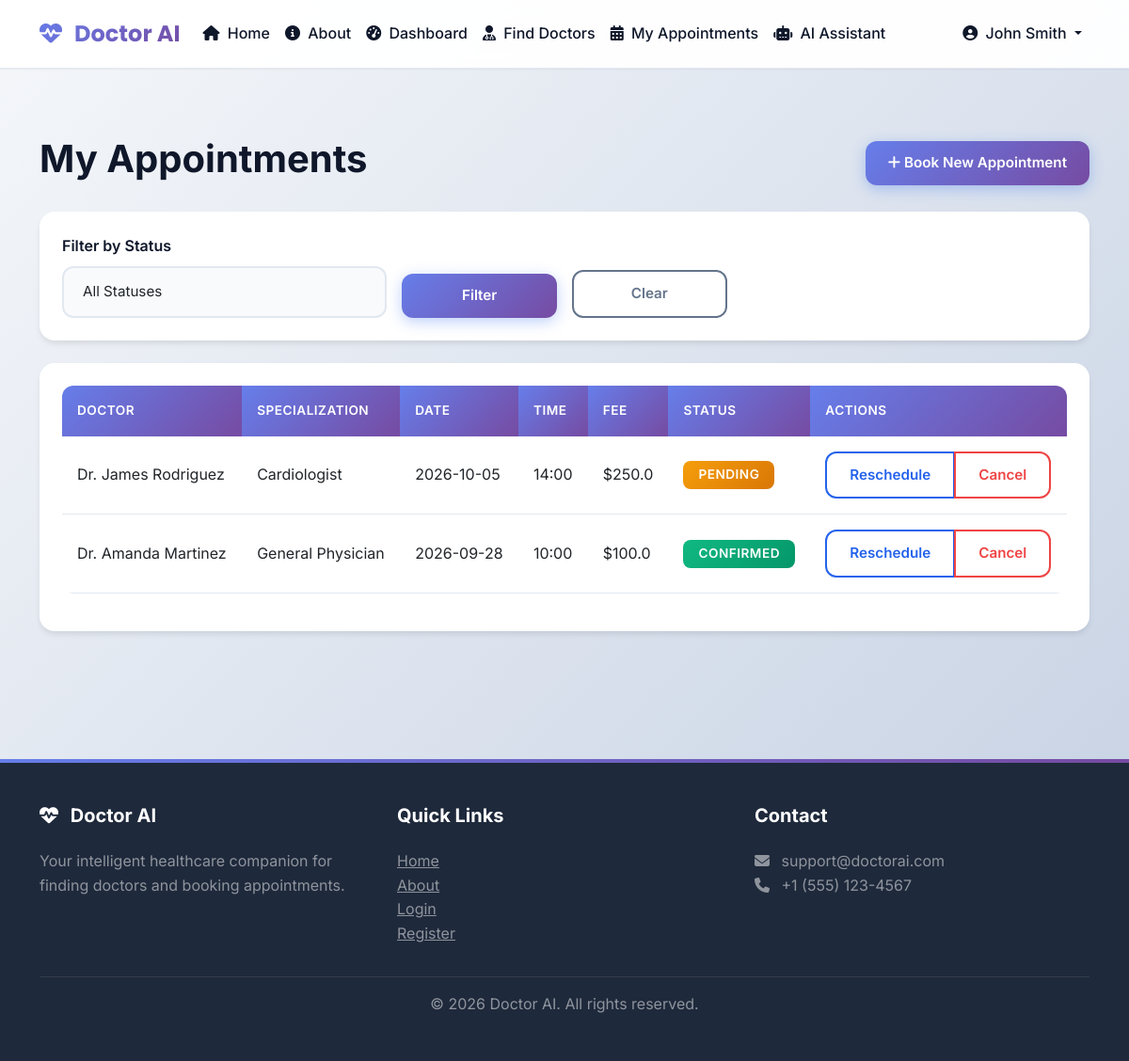
Page /patient/appointments (signed in) on the committed database.
### tables this page shows
CREATE TABLE appointments (
            appointment_id INTEGER PRIMARY KEY AUTOINCREMENT,
            patient_id INTEGER NOT NULL,
            doctor_id INTEGER NOT NULL,
            appointment_date DATE NOT NULL,
            appointment_time TEXT NOT NULL,
            reason TEXT,
            status TEXT DEFAULT 'pending' CHECK(status IN ('pending', 'confirmed', 'completed', 'cancelled')),
            created_at TIMESTAMP DEFAULT CURRENT_TIMESTAMP,
            updated_at TIMESTAMP DEFAULT CURRENT_TIMESTAMP,
            FOREIGN KEY (patient_id) REFERENCES patients(patient_id) ON DELETE CASCADE,
            FOREIGN KEY (doctor_id) REFERENCES doctors(doctor_id) ON DELETE CASCADE
        );

CREATE TABLE users (
            user_id INTEGER PRIMARY KEY AUTOINCREMENT,
            name TEXT NOT NULL,
            email TEXT UNIQUE NOT NULL,
            password_hash TEXT NOT NULL,
            role TEXT NOT NULL CHECK(role IN ('patient', 'doctor', 'admin')),
            phone TEXT,
            created_at TIMESTAMP DEFAULT CURRENT_TIMESTAMP
        );

CREATE TABLE doctors (
            doctor_id INTEGER PRIMARY KEY AUTOINCREMENT,
            user_id INTEGER UNIQUE NOT NULL,
            specialization TEXT NOT NULL,
            qualification TEXT,
            experience INTEGER,
            hospital TEXT,
            location TEXT,
            consultation_fee REAL,
            bio TEXT,
            is_verified BOOLEAN DEFAULT 0,
            FOREIGN KEY (user_id) REFERENCES users(user_id) ON DELETE CASCADE
        );

### routes/patient.py (the view)
@bp.route('/appointments')
@login_required
def appointments():
    connection = None
    appointments_list = []
    try:
        connection = get_db_connection()
        cursor = connection.cursor()
        cursor.execute("SELECT patient_id FROM patients WHERE user_id = ?", (session['user_id'],))
        patient = cursor.fetchone()
        patient_id = patient['patient_id']
        status_filter = request.args.get('status', '')
        query = """
            SELECT a.*, d.specialization, d.location, d.consultation_fee,
                   u.name as doctor_name
            FROM appointments a
            JOIN doctors d ON a.doctor_id = d.doctor_id
            JOIN users u ON d.user_id = u.user_id
            WHERE a.patient_id = ?
        """
        params = [patient_id]
        if status_filter:
            query += " AND a.status = ?"
            params.append(status_filter)
        query += " ORDER BY a.appointment_date DESC, a.appointment_time DESC"
        cursor.execute(query, params)
        appointments_list = cursor.fetchall()
    except Exception as e:
        flash(f'Error loading appointments: {str(e)}', 'error')
    finally:
        if connection:
            close_db_connection(connection)
    return render_template('appointments.html',
                         appointments=appointments_list,
                         status_filter=status_filter)

### app.py (called while the page is built)
@app.template_filter('format_time')
def format_time(time_value):
    if not time_value:
        return ''
    if isinstance(time_value, str):
        try:
            if len(time_value) == 8 and time_value.count(':') == 2:
                time_obj = datetime.strptime(time_value, '%H:%M:%S')
                return time_obj.strftime('%H:%M')
        except ValueError:
            return time_value
    elif hasattr(time_value, 'strftime'):
        return time_value.strftime('%H:%M')
    return str(time_value)

### database.py (called while the page is built, shortened)
def get_db_connection():
    try:
        if Config.DB_TYPE == 'sqlite' or not MYSQL_AVAILABLE:
            connection = sqlite3.connect(Config.DB_PATH)
            connection.row_factory = sqlite3.Row  # This makes rows behave like dictionaries
            return connection
    except Exception as e:
        print(f"Error connecting to database: {e}")
        raise Exception("Database connection failed. Please check your database configuration.")

def close_db_connection(connection):
    try:
        if Config.DB_TYPE == 'sqlite' or not MYSQL_AVAILABLE:
            if connection:
                connection.close()
        else:
            if connection and connection.is_connected():
                connection.close()
    except:
        pass

### routes/patient.py (called while the page is built)
def login_required(f):
    @wraps(f)
    def decorated_function(*args, **kwargs):
        if 'user_id' not in session:
            flash('Please login to access this page', 'error')
            return redirect(url_for('auth.login'))
        if session.get('role') != 'patient':
            flash('Access denied. Patient access only.', 'error')
            return redirect(url_for('auth.login'))
        return f(*args, **kwargs)
    return decorated_function

### templates/appointments.html (shortened to what this page needs)
{% extends "base.html" %}
{% block content %}
<div class="container py-5">
    <div class="row">
        <div class="col-lg-12">
            <div class="d-flex justify-content-between align-items-center mb-4">
                <h1 class="fw-bold">My Appointments</h1>
                <a href="{{ url_for('patient.doctors') }}" class="btn btn-primary">
                    <i class="fas fa-plus"></i> Book New Appointment
                </a>
            </div>
            <div class="card mb-4">
                <div class="card-body">
                    <form method="GET" action="{{ url_for('patient.appointments') }}">
                        <div class="row g-3 align-items-end">
                            <div class="col-md-4">
                                <label class="form-label">Filter by Status</label>
                                <select class="form-select" name="status">
                                    <option value="">All Statuses</option>
                                </select>
                            </div>
                            <div class="col-md-2">
                                <button type="submit" class="btn btn-primary w-100">Filter</button>
                            </div>
                            <div class="col-md-2">
                                <a href="{{ url_for('patient.appointments') }}" class="btn btn-outline-secondary w-100">Clear</a>
                            </div>
                        </div>
                    </form>
                </div>
            </div>
            {% if appointments %}
            <div class="card">
                <div class="card-body">
                    <div class="table-responsive">
                        <table class="table table-hover">
                            <thead>
                                <tr>
                                    <th>Doctor</th>
                                    <th>Specialization</th>
                                    <th>Date</th>
                                    <th>Time</th>
                                    <th>Fee</th>
                                    <th>Status</th>
                                    <th>Actions</th>
                                </tr>
                            </thead>
                            <tbody>
                                {% for appointment in appointments %}
                                <tr>
                                    <td>{{ appointment.doctor_name }}</td>
                                    <td>{{ appointment.specialization }}</td>
                                    <td>{{ appointment.appointment_date|format_date }}</td>
                                    <td>{{ appointment.appointment_time|format_time }}</td>
                                    <td>${{ appointment.consultation_fee }}</td>
                                    <td>
                                        <span class="badge bg-{% if appointment.status == 'confirmed' %}success{% elif appointment.status == 'pending' %}warning{% elif appointment.status == 'completed' %}info{% else %}danger{% endif %}">
                                            {{ appointment.status|capitalize }}
                                        </span>
                                    </td>
                                    <td>
                                        {% if appointment.status in ['pending', 'confirmed'] %}
                                        <div class="btn-group">
                                            <a href="{{ url_for('patient.reschedule_appointment', appointment_id=appointment.appointment_id) }}"
                                               class="btn btn-sm btn-outline-primary">
                                                Reschedule
                                            </a>
                                            <a href="{{ url_for('patient.cancel_appointment', appointment_id=appointment.appointment_id) }}"
                                               class="btn btn-sm btn-outline-danger"
                                               onclick="return confirm('Are you sure you want to cancel this appointment?')">
                                                Cancel
                                            </a>
                                        </div>
                                        {% elif appointment.status == 'completed' %}
                                        <span class="text-muted small">Completed</span>
                                        {% else %}
                                        <span class="text-muted small">Cancelled</span>
                                        {% endif %}
                                    </td>
                                </tr>
                                {% endfor %}
                            </tbody>
                        </table>
                    </div>
                </div>
            </div>
            {% endif %}
        </div>
    </div>
</div>
{% endblock %}

### static/css/style.css (style rules this page uses)
:root { --primary-color: #2563eb; --primary-dark: #1e40af; --primary-light: #3b82f6; --secondary-color: #10b981; --accent-color: #8b5cf6; --success-color: #10b981; --warning-color: #f59e0b; --danger-color: #ef4444; --info-color: #06b6d4; --dark-color: #1e293b; --light-color: #f8fafc; --border-color: #e2e8f0; --text-primary: #0f172a; --text-secondary: #64748b; --shadow-sm: 0 1px 2px 0 rgba(0, 0, 0, 0.05); --shadow-md: 0 4px 6px -1px rgba(0, 0, 0, 0.1); --shadow-lg: 0 10px 15px -3px rgba(0, 0, 0, 0.1); --shadow-xl: 0 20px 25px -5px rgba(0, 0, 0, 0.1); --gradient-primary: linear-gradient(135deg, #667eea 0%, #764ba2 100%); --gradient-secondary: linear-gradient(135deg, #10b981 0%, #059669 100%); --gradient-accent: linear-gradient(135deg, #8b5cf6 0%, #6366f1 100%); --gradient-success: linear-gradient(135deg, #10b981 0%, #059669 100%); --gradient-info: linear-gradient(135deg, #06b6d4 0%, #0891b2 100%); --gradient-warning: linear-gradient(135deg, #f59e0b 0%, #d97706 100%); --gradient-danger: linear-gradient(135deg, #ef4444 0%, #dc2626 100%); }
* { margin: 0; padding: 0; box-sizing: border-box; }
body { font-family: 'Inter', -apple-system, BlinkMacSystemFont, 'Segoe UI', Roboto, sans-serif; background: linear-gradient(135deg, #f5f7fa 0%, #c3cfe2 100%); background-attachment: fixed; color: var(--text-primary); line-height: 1.6; min-height: 100vh; }
.card { border: none; border-radius: 16px; box-shadow: var(--shadow-md); margin-bottom: 1.5rem; background: white; transition: all 0.3s ease; overflow: hidden; }
.card-body { padding: 1.5rem; }
.btn { border-radius: 12px; padding: 0.75rem 1.5rem; font-weight: 600; font-size: 0.95rem; transition: all 0.3s cubic-bezier(0.4, 0, 0.2, 1); border: none; position: relative; overflow: hidden; }
.btn::before { content: ''; position: absolute; top: 50%; left: 50%; width: 0; height: 0; border-radius: 50%; background: rgba(255, 255, 255, 0.3); transform: translate(-50%, -50%); transition: width 0.6s, height 0.6s; }
.btn-primary { background: var(--gradient-primary); color: white; box-shadow: 0 4px 15px rgba(37, 99, 235, 0.3); }
.btn-outline-primary { background: transparent; border: 2px solid var(--primary-color); color: var(--primary-color); }
.btn-outline-secondary { background: transparent; border: 2px solid var(--text-secondary); color: var(--text-secondary); }
.btn-outline-danger { background: transparent; border: 2px solid var(--danger-color); color: var(--danger-color); }
.form-control, .form-select { border-radius: 12px; border: 2px solid var(--border-color); padding: 0.875rem 1.25rem; font-size: 0.95rem; transition: all 0.3s ease; background: var(--light-color); }
.form-label { font-weight: 600; color: var(--text-primary); margin-bottom: 0.5rem; }
.table { border-radius: 12px; overflow: hidden; }
.table thead th { background: var(--gradient-primary); color: white; font-weight: 600; border: none; padding: 1rem; text-transform: uppercase; font-size: 0.85rem; letter-spacing: 0.5px; }
.table tbody tr { transition: all 0.3s ease; }
.table td { padding: 1rem; vertical-align: middle; border-color: var(--border-color); }
.badge { padding: 0.5rem 1rem; font-weight: 600; font-size: 0.85rem; border-radius: 8px; text-transform: uppercase; letter-spacing: 0.5px; }
.bg-success { background: var(--gradient-success) !important; }
.bg-warning { background: var(--gradient-warning) !important; }
* { transition: background-color 0.3s ease, border-color 0.3s ease, color 0.3s ease; }

### rows in the picture
appointments: doctor_name "Dr. James Rodriguez", specialization "Cardiologist", appointment_date "2026-10-05", appointment_time "14:00", consultation_fee "250.0", status "PENDING"
appointments: doctor_name "Dr. Amanda Martinez", specialization "General Physician", appointment_date "2026-09-28", appointment_time "10:00", consultation_fee "100.0", status "CONFIRMED"

### other values in the picture
{{ session.get('name', 'User') }} "John Smith"
